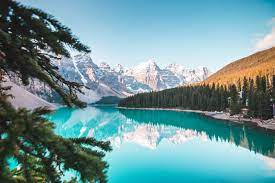
#> input picture picture.png, 275 x 183 px, found by its file name
$ jupyter execute Untitled12.ipynb
#> lines starting #> are read from the running program, lines starting #| are printed output that depends on the picture
<a href="https://colab.research.google.com/github/Twinkle-gawri/Mini-Project-16/blob/main/Untitled12.ipynb" target="_parent"></a>

[cell 1]
import cv2

# Load the image
image = cv2.imread('/content/picture.png')
#> image is the input picture: shape (183, 275, 3); mean B, G, R 154, 149.6, 111.2
print('Initial size:', image.shape[:2])
#| Initial size: (183, 275)

resized_image = cv2.resize(image, (0, 0), fx=0.5, fy=0.5)
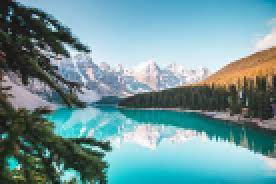
#> resized_image: shape (92, 138, 3) (shown 2 times larger); mean B, G, R 153.9, 149.6, 110.9

# Print the final size
print('Final size:', resized_image.shape[:2])
#| Final size: (92, 138)

# Save the resized image
cv2.imwrite('/content/picture.png', resized_image)
#> Out = True
